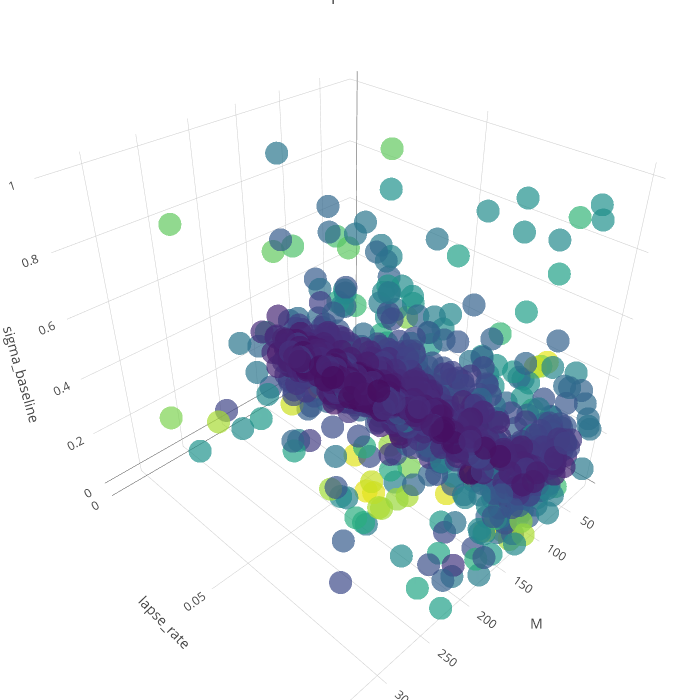

The notebook cell saved with this chart:
### Code cell
# Filter the start of steps only
df_cmaes_traj = df_best_fits[df_best_fits['step'] < 100000]
result_to_color = np.array(df_cmaes_traj['dist_emfitscaled'])
# result_to_color = np.array(df_cmaes_traj['step'])
result_to_color = np.log(result_to_color)

text = ['> %s' % (x) for x in result_to_color]

trace1 = go.Scatter3d(
        x = df_cmaes_traj['M'],
        y = df_cmaes_traj['lapse_rate'],
        z = df_cmaes_traj['sigma_baseline'],
        text = text,
        mode = 'markers',
        marker = go.Marker(
            color = result_to_color,
            size = 8,
            colorscale='Viridis',
            opacity=0.7
        )
    )
data = [trace1]
layout = go.Layout(
    title='Landscape for NLL92',
    autosize=False,
    width=700,
    height=700,
    margin=dict(
        l=0,
        r=0,
        b=0,
        t=0),
    scene=go.Scene(
        xaxis=go.XAxis(
            title='M',
        ),
        yaxis=go.YAxis(
            title='lapse_rate',
        ),
        zaxis=go.ZAxis(
            title='sigma_baseline',
        )
    )
)
fig = go.Figure(data=data, layout=layout)
py.iplot(fig)

### Figure 1 — Plotly figure (JSON) as saved in the notebook; plotly's stock layout.template omitted (floating-point values rounded to 4 significant figures; data arrays with more than 128 entries replaced by an {"elided": "..."} marker saying what was removed)
{"data": [{"marker": {"color": {"elided": "1316 float values"}, "colorscale": "Viridis", "opacity": 0.7, "size": 8}, "mode": "markers", "text": {"elided": "1316 str values"}, "type": "scatter3d", "x": {"elided": "1316 float values"}, "y": {"elided": "1316 float values"}, "z": {"elided": "1316 float values"}}], "layout": {"autosize": false, "height": 700, "margin": {"b": 0, "l": 0, "r": 0, "t": 0}, "scene": {"xaxis": {"title": "M"}, "yaxis": {"title": "lapse_rate"}, "zaxis": {"title": "sigma_baseline"}}, "title": "Landscape for NLL92", "width": 700}}
